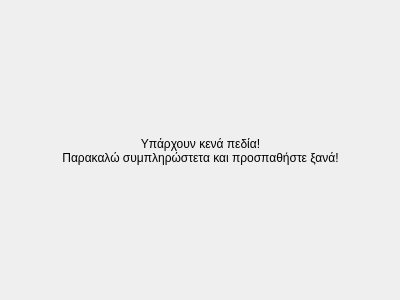
<?xml version="1.0" encoding="UTF-8"?>
<ui version="4.0">
 <class>Dialog_EmptyFields</class>
 <widget class="QDialog" name="Dialog_EmptyFields">
  <property name="geometry">
   <rect>
    <x>0</x>
    <y>0</y>
    <width>400</width>
    <height>300</height>
   </rect>
  </property>
  <property name="windowTitle">
   <string>Empty Fields</string>
  </property>
  <widget class="QLabel" name="label">
   <property name="geometry">
    <rect>
     <x>10</x>
     <y>10</y>
     <width>381</width>
     <height>281</height>
    </rect>
   </property>
   <property name="text">
    <string>Υπάρχουν κενά πεδία! 
Παρακαλώ συμπληρώστετα και προσπαθήστε ξανά!</string>
   </property>
   <property name="textFormat">
    <enum>Qt::AutoText</enum>
   </property>
   <property name="alignment">
    <set>Qt::AlignCenter</set>
   </property>
   <property name="wordWrap">
    <bool>true</bool>
   </property>
  </widget>
 </widget>
 <resources/>
 <connections/>
</ui>
